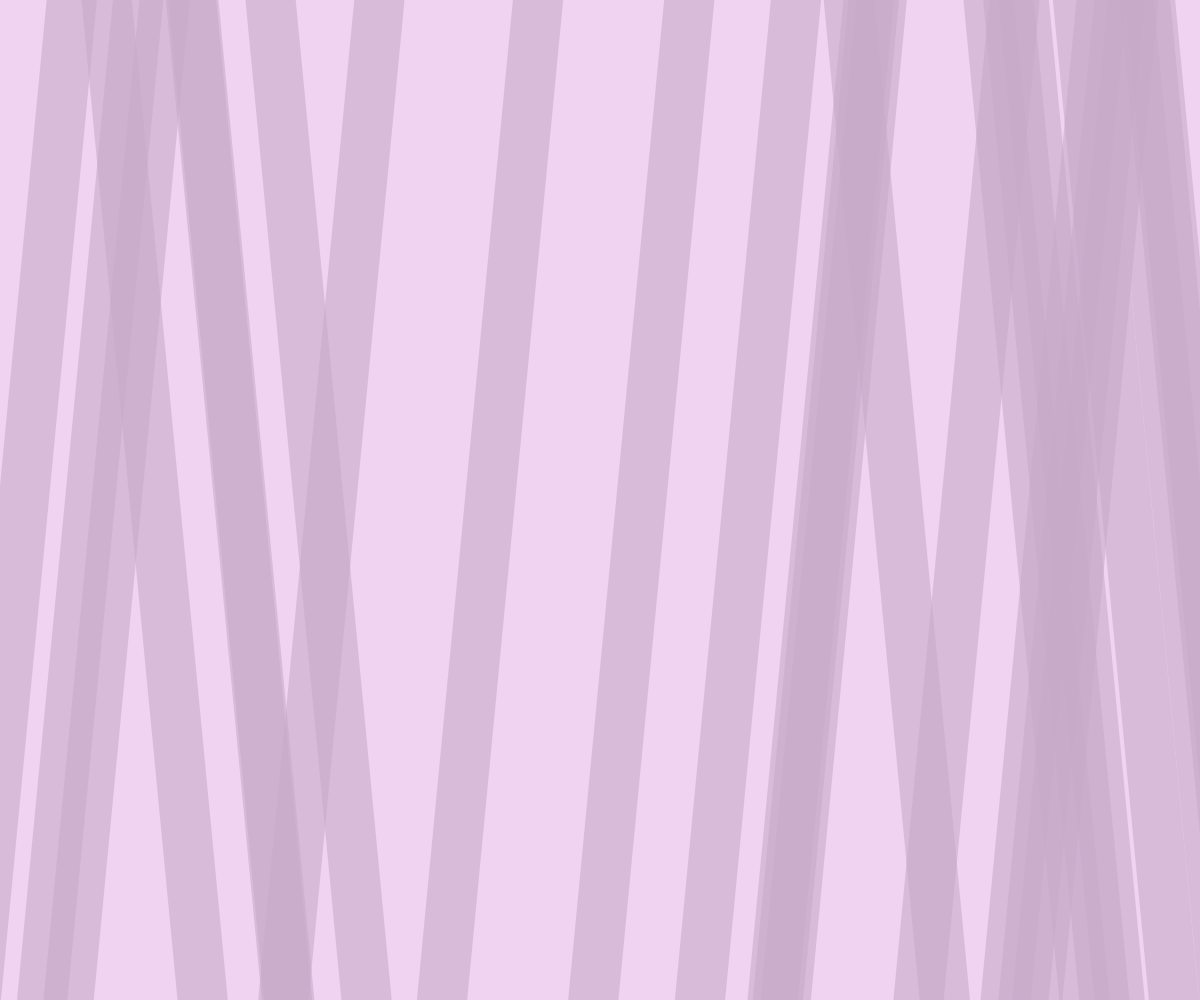
Frame 1 (no input)
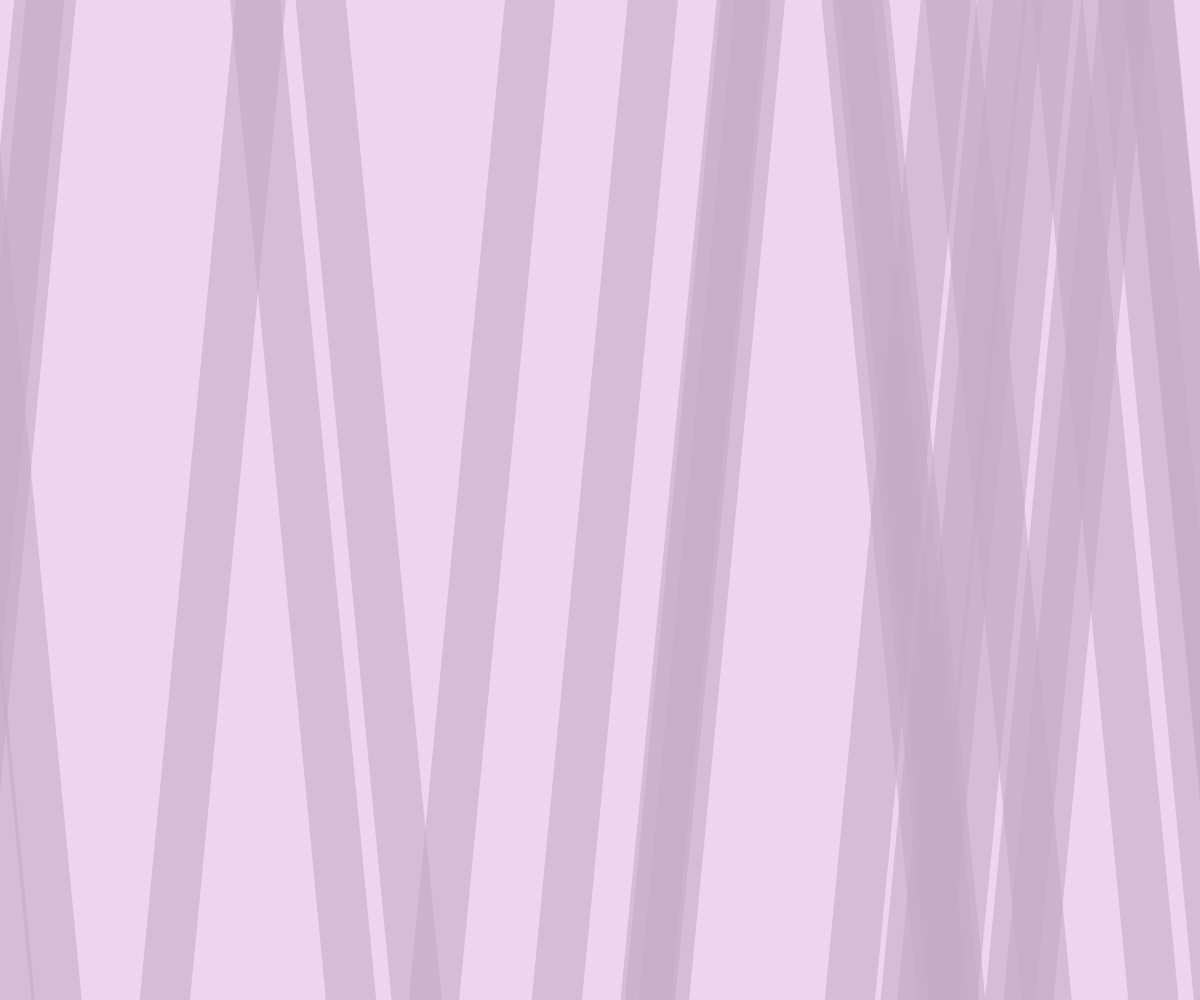
Frame 60 (no input)
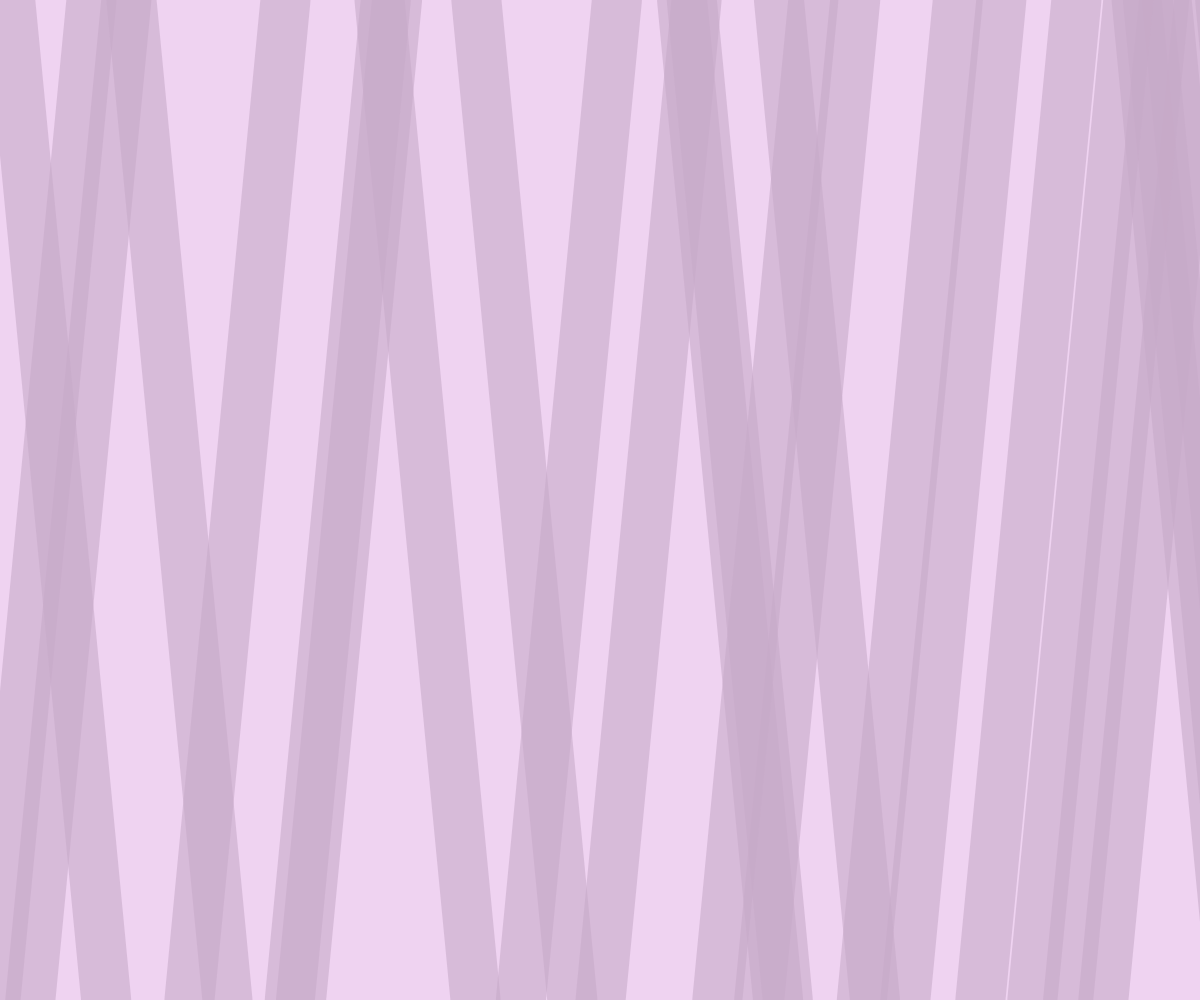
Frame 120 (the mouse pressed at the canvas centre since frame 60)

The p5.js sketch that drew these frames (run headless with seeded random() and noise() and a simulated clock; from frame 60 on, the mouse is pressed at the canvas centre):

// p5.js sketch
// ── sketch.js
var diff;
var xOffset, yOffset;
var gRed, gGreen, gBlue;

var objects;

function setup() {
  createCanvas(window.innerWidth, window.innerHeight);
	gRed = random(200, 255);
  gGreen = random(200, 255);
  gBlue = random(200, 255);
	background(gRed, gGreen, gBlue);

	objects = [];
	for (var i = 0; i < 50; i++) {
		objects[i] = {};
		objects[i].x = (Math.random() * (window.innerWidth - 100)) + 50;
	}
}

function draw() {
	background(gRed, gGreen, gBlue);
  stroke(gRed - 40, gGreen - 40, gBlue - 40, 150);
	strokeWeight(50);
	fill(0, 0, 0, 0);
	for (var i = 0; i < objects.length; i++) {
		var object = objects[i];
		var x = (Math.sin(frameCount / (10000 / i) + object.x) * (window.innerWidth - 100)) + 50;
		x += mouseX / i;
		line(x, 0, x + ((i % 2 == 0 ? 4 : -4) * window.innerWidth / objects.length), window.innerHeight);
	}
}
